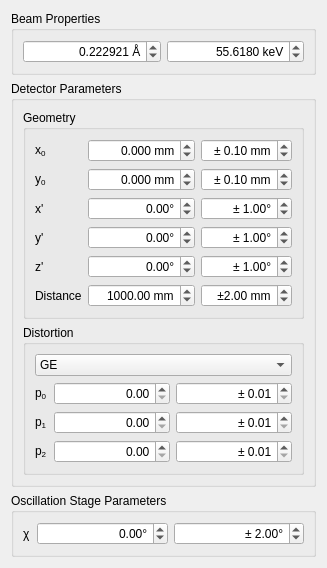
       <widget class="QWidget" name="calibration">
        <property name="geometry">
         <rect>
          <x>0</x>
          <y>0</y>
          <width>316</width>
          <height>545</height>
         </rect>
        </property>
        <attribute name="label">
         <string>Instrument Calibration</string>
        </attribute>
        <layout class="QVBoxLayout" name="verticalLayout_6">
         <item>
          <widget class="QGroupBox" name="groupBox_3">
           <property name="title">
            <string>Beam Properties</string>
           </property>
           <layout class="QGridLayout" name="gridLayout_6">
            <item row="0" column="1">
             <widget class="QDoubleSpinBox" name="energySpinBox">
              <property name="toolTip">
               <string>&lt;html&gt;&lt;head/&gt;&lt;body&gt;&lt;p&gt;x-ray energy&lt;/p&gt;&lt;/body&gt;&lt;/html&gt;</string>
              </property>
              <property name="alignment">
               <set>Qt::AlignRight|Qt::AlignTrailing|Qt::AlignVCenter</set>
              </property>
              <property name="suffix">
               <string> keV</string>
              </property>
              <property name="decimals">
               <number>4</number>
              </property>
              <property name="minimum">
               <double>0.100000000000000</double>
              </property>
              <property name="maximum">
               <double>1000.000000000000000</double>
              </property>
              <property name="singleStep">
               <double>0.100000000000000</double>
              </property>
              <property name="value">
               <double>55.618000000000002</double>
              </property>
             </widget>
            </item>
            <item row="0" column="0">
             <widget class="QDoubleSpinBox" name="wavelengthSpinBox">
              <property name="toolTip">
               <string>&lt;html&gt;&lt;head/&gt;&lt;body&gt;&lt;p&gt;x-ray wavelength&lt;/p&gt;&lt;/body&gt;&lt;/html&gt;</string>
              </property>
              <property name="alignment">
               <set>Qt::AlignRight|Qt::AlignTrailing|Qt::AlignVCenter</set>
              </property>
              <property name="suffix">
               <string> Å</string>
              </property>
              <property name="decimals">
               <number>6</number>
              </property>
              <property name="minimum">
               <double>0.012398000000000</double>
              </property>
              <property name="maximum">
               <double>123.984200000000001</double>
              </property>
              <property name="singleStep">
               <double>0.001000000000000</double>
              </property>
              <property name="value">
               <double>0.222921000000000</double>
              </property>
             </widget>
            </item>
           </layout>
          </widget>
         </item>
         <item>
          <widget class="QGroupBox" name="groupBox_7">
           <property name="title">
            <string>Detector Parameters</string>
           </property>
           <layout class="QVBoxLayout" name="verticalLayout_12">
            <item>
             <widget class="QGroupBox" name="groupBox_5">
              <property name="toolTip">
               <string>&lt;html&gt;&lt;head/&gt;&lt;body&gt;&lt;p&gt;select check box to refine&lt;/p&gt;&lt;p&gt;&lt;br/&gt;&lt;/p&gt;&lt;/body&gt;&lt;/html&gt;</string>
              </property>
              <property name="title">
               <string>Geometry</string>
              </property>
              <layout class="QGridLayout" name="gridLayout_3">
               <item row="3" column="1">
                <widget class="QDoubleSpinBox" name="detySpinBox">
                 <property name="toolTip">
                  <string>&lt;html&gt;&lt;head/&gt;&lt;body&gt;&lt;p&gt;reciprocal space origin (beam position) along the y axis with respect to the center of the detector&lt;/p&gt;&lt;/body&gt;&lt;/html&gt;</string>
                 </property>
                 <property name="alignment">
                  <set>Qt::AlignRight|Qt::AlignTrailing|Qt::AlignVCenter</set>
                 </property>
                 <property name="suffix">
                  <string> mm</string>
                 </property>
                 <property name="decimals">
                  <number>3</number>
                 </property>
                 <property name="minimum">
                  <double>-9999.000000000000000</double>
                 </property>
                 <property name="maximum">
                  <double>9999.000000000000000</double>
                 </property>
                 <property name="singleStep">
                  <double>0.100000000000000</double>
                 </property>
                </widget>
               </item>
               <item row="3" column="2">
                <widget class="QDoubleSpinBox" name="detyStepSpinBox">
                 <property name="alignment">
                  <set>Qt::AlignRight|Qt::AlignTrailing|Qt::AlignVCenter</set>
                 </property>
                 <property name="prefix">
                  <string>± </string>
                 </property>
                 <property name="suffix">
                  <string> mm</string>
                 </property>
                 <property name="minimum">
                  <double>0.050000000000000</double>
                 </property>
                 <property name="maximum">
                  <double>10.000000000000000</double>
                 </property>
                 <property name="singleStep">
                  <double>0.050000000000000</double>
                 </property>
                 <property name="value">
                  <double>0.100000000000000</double>
                 </property>
                </widget>
               </item>
               <item row="6" column="2">
                <widget class="QDoubleSpinBox" name="detzRotStepSpinBox">
                 <property name="enabled">
                  <bool>true</bool>
                 </property>
                 <property name="alignment">
                  <set>Qt::AlignRight|Qt::AlignTrailing|Qt::AlignVCenter</set>
                 </property>
                 <property name="prefix">
                  <string>± </string>
                 </property>
                 <property name="suffix">
                  <string>°</string>
                 </property>
                 <property name="minimum">
                  <double>0.050000000000000</double>
                 </property>
                 <property name="maximum">
                  <double>10.000000000000000</double>
                 </property>
                 <property name="value">
                  <double>1.000000000000000</double>
                 </property>
                </widget>
               </item>
               <item row="4" column="2">
                <widget class="QDoubleSpinBox" name="detxRotStepSpinBox">
                 <property name="alignment">
                  <set>Qt::AlignRight|Qt::AlignTrailing|Qt::AlignVCenter</set>
                 </property>
                 <property name="prefix">
                  <string>± </string>
                 </property>
                 <property name="suffix">
                  <string>°</string>
                 </property>
                 <property name="minimum">
                  <double>0.010000000000000</double>
                 </property>
                 <property name="maximum">
                  <double>10.000000000000000</double>
                 </property>
                 <property name="value">
                  <double>1.000000000000000</double>
                 </property>
                </widget>
               </item>
               <item row="6" column="1">
                <widget class="QDoubleSpinBox" name="detzRotSpinBox">
                 <property name="enabled">
                  <bool>true</bool>
                 </property>
                 <property name="toolTip">
                  <string>&lt;html&gt;&lt;head/&gt;&lt;body&gt;&lt;p&gt;rotation of detector about the z axis in the detector coordinate system&lt;/p&gt;&lt;/body&gt;&lt;/html&gt;</string>
                 </property>
                 <property name="alignment">
                  <set>Qt::AlignRight|Qt::AlignTrailing|Qt::AlignVCenter</set>
                 </property>
                 <property name="suffix">
                  <string>°</string>
                 </property>
                 <property name="minimum">
                  <double>-90.000000000000000</double>
                 </property>
                 <property name="maximum">
                  <double>90.000000000000000</double>
                 </property>
                </widget>
               </item>
               <item row="4" column="1">
                <widget class="QDoubleSpinBox" name="detxRotSpinBox">
                 <property name="toolTip">
                  <string>&lt;html&gt;&lt;head/&gt;&lt;body&gt;&lt;p&gt;rotation of detector about the x axis in the detector coordinate system&lt;/p&gt;&lt;/body&gt;&lt;/html&gt;</string>
                 </property>
                 <property name="alignment">
                  <set>Qt::AlignRight|Qt::AlignTrailing|Qt::AlignVCenter</set>
                 </property>
                 <property name="suffix">
                  <string>°</string>
                 </property>
                 <property name="minimum">
                  <double>-90.000000000000000</double>
                 </property>
                 <property name="maximum">
                  <double>90.000000000000000</double>
                 </property>
                </widget>
               </item>
               <item row="2" column="1">
                <widget class="QDoubleSpinBox" name="detxSpinBox">
                 <property name="toolTip">
                  <string>&lt;html&gt;&lt;head/&gt;&lt;body&gt;&lt;p&gt;reciprocal space origin (beam position) along the x axis with respect to the center of the detector&lt;/p&gt;&lt;/body&gt;&lt;/html&gt;</string>
                 </property>
                 <property name="alignment">
                  <set>Qt::AlignRight|Qt::AlignTrailing|Qt::AlignVCenter</set>
                 </property>
                 <property name="suffix">
                  <string> mm</string>
                 </property>
                 <property name="decimals">
                  <number>3</number>
                 </property>
                 <property name="minimum">
                  <double>-9999.000000000000000</double>
                 </property>
                 <property name="maximum">
                  <double>9999.000000000000000</double>
                 </property>
                 <property name="singleStep">
                  <double>0.100000000000000</double>
                 </property>
                </widget>
               </item>
               <item row="2" column="2">
                <widget class="QDoubleSpinBox" name="detxStepSpinBox">
                 <property name="alignment">
                  <set>Qt::AlignRight|Qt::AlignTrailing|Qt::AlignVCenter</set>
                 </property>
                 <property name="prefix">
                  <string>± </string>
                 </property>
                 <property name="suffix">
                  <string> mm</string>
                 </property>
                 <property name="minimum">
                  <double>0.050000000000000</double>
                 </property>
                 <property name="maximum">
                  <double>10.000000000000000</double>
                 </property>
                 <property name="singleStep">
                  <double>0.050000000000000</double>
                 </property>
                 <property name="value">
                  <double>0.100000000000000</double>
                 </property>
                </widget>
               </item>
               <item row="4" column="0">
                <widget class="QLabel" name="label_8">
                 <property name="toolTip">
                  <string>&lt;html&gt;&lt;head/&gt;&lt;body&gt;&lt;p&gt;detector tilt about the x axis&lt;/p&gt;&lt;/body&gt;&lt;/html&gt;</string>
                 </property>
                 <property name="text">
                  <string>x'</string>
                 </property>
                </widget>
               </item>
               <item row="2" column="0">
                <widget class="QLabel" name="label_6">
                 <property name="sizePolicy">
                  <sizepolicy hsizetype="Fixed" vsizetype="Preferred">
                   <horstretch>0</horstretch>
                   <verstretch>0</verstretch>
                  </sizepolicy>
                 </property>
                 <property name="toolTip">
                  <string>&lt;html&gt;&lt;head/&gt;&lt;body&gt;&lt;p&gt;x origin of reciprocal space in detector plane&lt;/p&gt;&lt;/body&gt;&lt;/html&gt;</string>
                 </property>
                 <property name="text">
                  <string>&lt;html&gt;&lt;head/&gt;&lt;body&gt;&lt;p&gt;x&lt;span style=&quot; vertical-align:sub;&quot;&gt;0&lt;/span&gt;&lt;/p&gt;&lt;/body&gt;&lt;/html&gt;</string>
                 </property>
                </widget>
               </item>
               <item row="8" column="2">
                <widget class="QDoubleSpinBox" name="detDistanceStepSpinBox">
                 <property name="alignment">
                  <set>Qt::AlignRight|Qt::AlignTrailing|Qt::AlignVCenter</set>
                 </property>
                 <property name="prefix">
                  <string> ±</string>
                 </property>
                 <property name="suffix">
                  <string> mm</string>
                 </property>
                 <property name="minimum">
                  <double>1.000000000000000</double>
                 </property>
                 <property name="maximum">
                  <double>10.000000000000000</double>
                 </property>
                 <property name="value">
                  <double>2.000000000000000</double>
                 </property>
                </widget>
               </item>
               <item row="5" column="0">
                <widget class="QLabel" name="label_9">
                 <property name="toolTip">
                  <string>&lt;html&gt;&lt;head/&gt;&lt;body&gt;&lt;p&gt;detector tilt about the y axis&lt;/p&gt;&lt;/body&gt;&lt;/html&gt;</string>
                 </property>
                 <property name="text">
                  <string>y'</string>
                 </property>
                </widget>
               </item>
               <item row="5" column="1">
                <widget class="QDoubleSpinBox" name="detyRotSpinBox">
                 <property name="toolTip">
                  <string>&lt;html&gt;&lt;head/&gt;&lt;body&gt;&lt;p&gt;rotation of the detector about the y axis in the detector coordinate system&lt;/p&gt;&lt;/body&gt;&lt;/html&gt;</string>
                 </property>
                 <property name="alignment">
                  <set>Qt::AlignRight|Qt::AlignTrailing|Qt::AlignVCenter</set>
                 </property>
                 <property name="suffix">
                  <string>°</string>
                 </property>
                 <property name="minimum">
                  <double>-90.000000000000000</double>
                 </property>
                 <property name="maximum">
                  <double>90.000000000000000</double>
                 </property>
                </widget>
               </item>
               <item row="5" column="2">
                <widget class="QDoubleSpinBox" name="detyRotStepSpinBox">
                 <property name="alignment">
                  <set>Qt::AlignRight|Qt::AlignTrailing|Qt::AlignVCenter</set>
                 </property>
                 <property name="prefix">
                  <string>± </string>
                 </property>
                 <property name="suffix">
                  <string>°</string>
                 </property>
                 <property name="minimum">
                  <double>0.010000000000000</double>
                 </property>
                 <property name="maximum">
                  <double>10.000000000000000</double>
                 </property>
                 <property name="value">
                  <double>1.000000000000000</double>
                 </property>
                </widget>
               </item>
               <item row="8" column="1">
                <widget class="QDoubleSpinBox" name="detDistanceSpinBox">
                 <property name="toolTip">
                  <string>&lt;html&gt;&lt;head/&gt;&lt;body&gt;&lt;p&gt;distance from sample to center of detector&lt;/p&gt;&lt;/body&gt;&lt;/html&gt;</string>
                 </property>
                 <property name="alignment">
                  <set>Qt::AlignRight|Qt::AlignTrailing|Qt::AlignVCenter</set>
                 </property>
                 <property name="suffix">
                  <string> mm</string>
                 </property>
                 <property name="minimum">
                  <double>1.000000000000000</double>
                 </property>
                 <property name="maximum">
                  <double>1000000.000000000000000</double>
                 </property>
                 <property name="singleStep">
                  <double>2.000000000000000</double>
                 </property>
                 <property name="value">
                  <double>1000.000000000000000</double>
                 </property>
                </widget>
               </item>
               <item row="3" column="0">
                <widget class="QLabel" name="label_7">
                 <property name="toolTip">
                  <string>&lt;html&gt;&lt;head/&gt;&lt;body&gt;&lt;p&gt;y origin of reciprocal space in detector plane&lt;/p&gt;&lt;/body&gt;&lt;/html&gt;</string>
                 </property>
                 <property name="text">
                  <string>&lt;html&gt;&lt;head/&gt;&lt;body&gt;&lt;p&gt;y&lt;span style=&quot; vertical-align:sub;&quot;&gt;0&lt;/span&gt;&lt;/p&gt;&lt;/body&gt;&lt;/html&gt;</string>
                 </property>
                </widget>
               </item>
               <item row="6" column="0">
                <widget class="QLabel" name="label_15">
                 <property name="toolTip">
                  <string>&lt;html&gt;&lt;head/&gt;&lt;body&gt;&lt;p&gt;detector tilt about the beam axis (effectively, the misalignment with the ω axis)&lt;/p&gt;&lt;/body&gt;&lt;/html&gt;</string>
                 </property>
                 <property name="text">
                  <string>z'</string>
                 </property>
                </widget>
               </item>
               <item row="8" column="0">
                <widget class="QLabel" name="label_16">
                 <property name="toolTip">
                  <string>sample-to-detector distance</string>
                 </property>
                 <property name="text">
                  <string>Distance</string>
                 </property>
                </widget>
               </item>
              </layout>
             </widget>
            </item>
            <item>
             <widget class="QGroupBox" name="groupBox_8">
              <property name="toolTip">
               <string>&lt;html&gt;&lt;head/&gt;&lt;body&gt;&lt;p&gt;This should be dynamically loaded with suitable parameters, based on the selected distortion function&lt;/p&gt;&lt;/body&gt;&lt;/html&gt;</string>
              </property>
              <property name="title">
               <string>Distortion</string>
              </property>
              <layout class="QVBoxLayout" name="verticalLayout_13">
               <item>
                <widget class="QComboBox" name="comboBox_2">
                 <property name="toolTip">
                  <string>&lt;html&gt;&lt;head/&gt;&lt;body&gt;&lt;p&gt;Need a more informative name for the algorithm used for the GE distortion&lt;/p&gt;&lt;/body&gt;&lt;/html&gt;</string>
                 </property>
                 <item>
                  <property name="text">
                   <string>GE</string>
                  </property>
                 </item>
                </widget>
               </item>
               <item>
                <layout class="QGridLayout" name="gridLayout_8">
                 <item row="3" column="1">
                  <widget class="QDoubleSpinBox" name="p1DistortionSpinBox">
                   <property name="alignment">
                    <set>Qt::AlignRight|Qt::AlignTrailing|Qt::AlignVCenter</set>
                   </property>
                   <property name="suffix">
                    <string/>
                   </property>
                   <property name="minimum">
                    <double>0.000000000000000</double>
                   </property>
                   <property name="maximum">
                    <double>1.000000000000000</double>
                   </property>
                   <property name="singleStep">
                    <double>0.010000000000000</double>
                   </property>
                   <property name="value">
                    <double>0.000000000000000</double>
                   </property>
                  </widget>
                 </item>
                 <item row="3" column="2">
                  <widget class="QDoubleSpinBox" name="p1DistortionStepSpinBox">
                   <property name="sizePolicy">
                    <sizepolicy hsizetype="Minimum" vsizetype="Fixed">
                     <horstretch>0</horstretch>
                     <verstretch>0</verstretch>
                    </sizepolicy>
                   </property>
                   <property name="alignment">
                    <set>Qt::AlignRight|Qt::AlignTrailing|Qt::AlignVCenter</set>
                   </property>
                   <property name="prefix">
                    <string>± </string>
                   </property>
                   <property name="minimum">
                    <double>0.010000000000000</double>
                   </property>
                   <property name="maximum">
                    <double>10.000000000000000</double>
                   </property>
                   <property name="singleStep">
                    <double>0.010000000000000</double>
                   </property>
                   <property name="value">
                    <double>0.010000000000000</double>
                   </property>
                  </widget>
                 </item>
                 <item row="4" column="1">
                  <widget class="QDoubleSpinBox" name="p2DistortionSpinBox">
                   <property name="alignment">
                    <set>Qt::AlignRight|Qt::AlignTrailing|Qt::AlignVCenter</set>
                   </property>
                   <property name="suffix">
                    <string/>
                   </property>
                   <property name="minimum">
                    <double>0.000000000000000</double>
                   </property>
                   <property name="maximum">
                    <double>1.000000000000000</double>
                   </property>
                   <property name="singleStep">
                    <double>0.010000000000000</double>
                   </property>
                   <property name="value">
                    <double>0.000000000000000</double>
                   </property>
                  </widget>
                 </item>
                 <item row="0" column="1">
                  <widget class="QDoubleSpinBox" name="p0DistortionSpinBox">
                   <property name="alignment">
                    <set>Qt::AlignRight|Qt::AlignTrailing|Qt::AlignVCenter</set>
                   </property>
                   <property name="suffix">
                    <string/>
                   </property>
                   <property name="minimum">
                    <double>0.000000000000000</double>
                   </property>
                   <property name="maximum">
                    <double>1.000000000000000</double>
                   </property>
                   <property name="singleStep">
                    <double>0.010000000000000</double>
                   </property>
                   <property name="value">
                    <double>0.000000000000000</double>
                   </property>
                  </widget>
                 </item>
                 <item row="0" column="2">
                  <widget class="QDoubleSpinBox" name="p0DistortionStepSpinBox">
                   <property name="sizePolicy">
                    <sizepolicy hsizetype="Minimum" vsizetype="Fixed">
                     <horstretch>0</horstretch>
                     <verstretch>0</verstretch>
                    </sizepolicy>
                   </property>
                   <property name="alignment">
                    <set>Qt::AlignRight|Qt::AlignTrailing|Qt::AlignVCenter</set>
                   </property>
                   <property name="prefix">
                    <string>± </string>
                   </property>
                   <property name="minimum">
                    <double>0.010000000000000</double>
                   </property>
                   <property name="maximum">
                    <double>10.000000000000000</double>
                   </property>
                   <property name="singleStep">
                    <double>0.010000000000000</double>
                   </property>
                   <property name="value">
                    <double>0.010000000000000</double>
                   </property>
                  </widget>
                 </item>
                 <item row="4" column="2">
                  <widget class="QDoubleSpinBox" name="p2DistortionStepSpinBox">
                   <property name="sizePolicy">
                    <sizepolicy hsizetype="Minimum" vsizetype="Fixed">
                     <horstretch>0</horstretch>
                     <verstretch>0</verstretch>
                    </sizepolicy>
                   </property>
                   <property name="alignment">
                    <set>Qt::AlignRight|Qt::AlignTrailing|Qt::AlignVCenter</set>
                   </property>
                   <property name="prefix">
                    <string>± </string>
                   </property>
                   <property name="minimum">
                    <double>0.010000000000000</double>
                   </property>
                   <property name="maximum">
                    <double>10.000000000000000</double>
                   </property>
                   <property name="singleStep">
                    <double>0.010000000000000</double>
                   </property>
                   <property name="value">
                    <double>0.010000000000000</double>
                   </property>
                  </widget>
                 </item>
                 <item row="0" column="0">
                  <widget class="QLabel" name="label_17">
                   <property name="sizePolicy">
                    <sizepolicy hsizetype="Fixed" vsizetype="Preferred">
                     <horstretch>0</horstretch>
                     <verstretch>0</verstretch>
                    </sizepolicy>
                   </property>
                   <property name="text">
                    <string>&lt;html&gt;&lt;head/&gt;&lt;body&gt;&lt;p&gt;p&lt;span style=&quot; vertical-align:sub;&quot;&gt;0&lt;/span&gt;&lt;/p&gt;&lt;/body&gt;&lt;/html&gt;</string>
                   </property>
                  </widget>
                 </item>
                 <item row="3" column="0">
                  <widget class="QLabel" name="label_18">
                   <property name="text">
                    <string>&lt;html&gt;&lt;head/&gt;&lt;body&gt;&lt;p&gt;p&lt;span style=&quot; vertical-align:sub;&quot;&gt;1&lt;/span&gt;&lt;/p&gt;&lt;/body&gt;&lt;/html&gt;</string>
                   </property>
                  </widget>
                 </item>
                 <item row="4" column="0">
                  <widget class="QLabel" name="label_19">
                   <property name="text">
                    <string>&lt;html&gt;&lt;head/&gt;&lt;body&gt;&lt;p&gt;p&lt;span style=&quot; vertical-align:sub;&quot;&gt;2&lt;/span&gt;&lt;/p&gt;&lt;/body&gt;&lt;/html&gt;</string>
                   </property>
                  </widget>
                 </item>
                </layout>
               </item>
              </layout>
             </widget>
            </item>
           </layout>
          </widget>
         </item>
         <item>
          <widget class="QGroupBox" name="groupBox_6">
           <property name="title">
            <string>Oscillation Stage Parameters</string>
           </property>
           <layout class="QGridLayout" name="gridLayout_5">
            <item row="0" column="1">
             <widget class="QDoubleSpinBox" name="chiTiltSpinBox">
              <property name="enabled">
               <bool>true</bool>
              </property>
              <property name="toolTip">
               <string>&lt;html&gt;&lt;head/&gt;&lt;body&gt;&lt;p&gt;misalignment of the ω axis from perpendicular to beam&lt;/p&gt;&lt;/body&gt;&lt;/html&gt;</string>
              </property>
              <property name="alignment">
               <set>Qt::AlignRight|Qt::AlignTrailing|Qt::AlignVCenter</set>
              </property>
              <property name="suffix">
               <string>°</string>
              </property>
              <property name="minimum">
               <double>-10.000000000000000</double>
              </property>
              <property name="maximum">
               <double>10.000000000000000</double>
              </property>
              <property name="singleStep">
               <double>0.100000000000000</double>
              </property>
              <property name="value">
               <double>0.000000000000000</double>
              </property>
             </widget>
            </item>
            <item row="0" column="2">
             <widget class="QDoubleSpinBox" name="chiTiltStepSpinBox">
              <property name="enabled">
               <bool>true</bool>
              </property>
              <property name="alignment">
               <set>Qt::AlignRight|Qt::AlignTrailing|Qt::AlignVCenter</set>
              </property>
              <property name="prefix">
               <string>± </string>
              </property>
              <property name="suffix">
               <string>°</string>
              </property>
              <property name="minimum">
               <double>0.500000000000000</double>
              </property>
              <property name="maximum">
               <double>100.000000000000000</double>
              </property>
              <property name="value">
               <double>2.000000000000000</double>
              </property>
             </widget>
            </item>
            <item row="0" column="0">
             <widget class="QLabel" name="label_20">
              <property name="sizePolicy">
               <sizepolicy hsizetype="Fixed" vsizetype="Preferred">
                <horstretch>0</horstretch>
                <verstretch>0</verstretch>
               </sizepolicy>
              </property>
              <property name="text">
               <string>χ</string>
              </property>
             </widget>
            </item>
           </layout>
          </widget>
         </item>
         <item>
          <spacer name="verticalSpacer">
           <property name="orientation">
            <enum>Qt::Vertical</enum>
           </property>
           <property name="sizeHint" stdset="0">
            <size>
             <width>20</width>
             <height>40</height>
            </size>
           </property>
          </spacer>
         </item>
        </layout>
       </widget>
